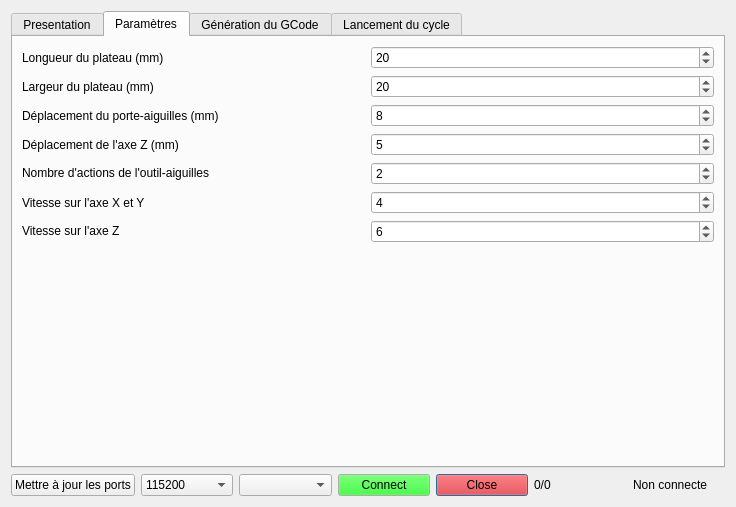
<?xml version="1.0" encoding="UTF-8"?>
<ui version="4.0">
 <class>Feutrage</class>
 <widget class="QWidget" name="Feutrage">
  <property name="geometry">
   <rect>
    <x>0</x>
    <y>0</y>
    <width>736</width>
    <height>507</height>
   </rect>
  </property>
  <property name="windowTitle">
   <string>Form</string>
  </property>
  <layout class="QGridLayout" name="gridLayout">
   <item row="2" column="0">
    <widget class="QPushButton" name="pb_refreshPorts">
     <property name="text">
      <string>Mettre à jour les ports</string>
     </property>
    </widget>
   </item>
   <item row="2" column="4">
    <widget class="QPushButton" name="pb_closePort">
     <property name="palette">
      <palette>
       <active>
        <colorrole role="WindowText">
         <brush brushstyle="SolidPattern">
          <color alpha="255">
           <red>0</red>
           <green>0</green>
           <blue>0</blue>
          </color>
         </brush>
        </colorrole>
        <colorrole role="Button">
         <brush brushstyle="SolidPattern">
          <color alpha="255">
           <red>255</red>
           <green>0</green>
           <blue>0</blue>
          </color>
         </brush>
        </colorrole>
        <colorrole role="Light">
         <brush brushstyle="SolidPattern">
          <color alpha="255">
           <red>255</red>
           <green>0</green>
           <blue>0</blue>
          </color>
         </brush>
        </colorrole>
        <colorrole role="Midlight">
         <brush brushstyle="SolidPattern">
          <color alpha="255">
           <red>212</red>
           <green>0</green>
           <blue>0</blue>
          </color>
         </brush>
        </colorrole>
        <colorrole role="Dark">
         <brush brushstyle="SolidPattern">
          <color alpha="255">
           <red>85</red>
           <green>0</green>
           <blue>0</blue>
          </color>
         </brush>
        </colorrole>
        <colorrole role="Mid">
         <brush brushstyle="SolidPattern">
          <color alpha="255">
           <red>113</red>
           <green>0</green>
           <blue>0</blue>
          </color>
         </brush>
        </colorrole>
        <colorrole role="Text">
         <brush brushstyle="SolidPattern">
          <color alpha="255">
           <red>0</red>
           <green>0</green>
           <blue>0</blue>
          </color>
         </brush>
        </colorrole>
        <colorrole role="BrightText">
         <brush brushstyle="SolidPattern">
          <color alpha="255">
           <red>255</red>
           <green>255</green>
           <blue>255</blue>
          </color>
         </brush>
        </colorrole>
        <colorrole role="ButtonText">
         <brush brushstyle="SolidPattern">
          <color alpha="255">
           <red>0</red>
           <green>0</green>
           <blue>0</blue>
          </color>
         </brush>
        </colorrole>
        <colorrole role="Base">
         <brush brushstyle="SolidPattern">
          <color alpha="255">
           <red>255</red>
           <green>255</green>
           <blue>255</blue>
          </color>
         </brush>
        </colorrole>
        <colorrole role="Window">
         <brush brushstyle="SolidPattern">
          <color alpha="255">
           <red>170</red>
           <green>0</green>
           <blue>0</blue>
          </color>
         </brush>
        </colorrole>
        <colorrole role="Shadow">
         <brush brushstyle="SolidPattern">
          <color alpha="255">
           <red>0</red>
           <green>0</green>
           <blue>0</blue>
          </color>
         </brush>
        </colorrole>
        <colorrole role="AlternateBase">
         <brush brushstyle="SolidPattern">
          <color alpha="255">
           <red>212</red>
           <green>127</green>
           <blue>127</blue>
          </color>
         </brush>
        </colorrole>
        <colorrole role="ToolTipBase">
         <brush brushstyle="SolidPattern">
          <color alpha="255">
           <red>255</red>
           <green>255</green>
           <blue>220</blue>
          </color>
         </brush>
        </colorrole>
        <colorrole role="ToolTipText">
         <brush brushstyle="SolidPattern">
          <color alpha="255">
           <red>0</red>
           <green>0</green>
           <blue>0</blue>
          </color>
         </brush>
        </colorrole>
       </active>
       <inactive>
        <colorrole role="WindowText">
         <brush brushstyle="SolidPattern">
          <color alpha="255">
           <red>0</red>
           <green>0</green>
           <blue>0</blue>
          </color>
         </brush>
        </colorrole>
        <colorrole role="Button">
         <brush brushstyle="SolidPattern">
          <color alpha="255">
           <red>255</red>
           <green>0</green>
           <blue>0</blue>
          </color>
         </brush>
        </colorrole>
        <colorrole role="Light">
         <brush brushstyle="SolidPattern">
          <color alpha="255">
           <red>255</red>
           <green>0</green>
           <blue>0</blue>
          </color>
         </brush>
        </colorrole>
        <colorrole role="Midlight">
         <brush brushstyle="SolidPattern">
          <color alpha="255">
           <red>212</red>
           <green>0</green>
           <blue>0</blue>
          </color>
         </brush>
        </colorrole>
        <colorrole role="Dark">
         <brush brushstyle="SolidPattern">
          <color alpha="255">
           <red>85</red>
           <green>0</green>
           <blue>0</blue>
          </color>
         </brush>
        </colorrole>
        <colorrole role="Mid">
         <brush brushstyle="SolidPattern">
          <color alpha="255">
           <red>113</red>
           <green>0</green>
           <blue>0</blue>
          </color>
         </brush>
        </colorrole>
        <colorrole role="Text">
         <brush brushstyle="SolidPattern">
          <color alpha="255">
           <red>0</red>
           <green>0</green>
           <blue>0</blue>
          </color>
         </brush>
        </colorrole>
        <colorrole role="BrightText">
         <brush brushstyle="SolidPattern">
          <color alpha="255">
           <red>255</red>
           <green>255</green>
           <blue>255</blue>
          </color>
         </brush>
        </colorrole>
        <colorrole role="ButtonText">
         <brush brushstyle="SolidPattern">
          <color alpha="255">
           <red>0</red>
           <green>0</green>
           <blue>0</blue>
          </color>
         </brush>
        </colorrole>
        <colorrole role="Base">
         <brush brushstyle="SolidPattern">
          <color alpha="255">
           <red>255</red>
           <green>255</green>
           <blue>255</blue>
          </color>
         </brush>
        </colorrole>
        <colorrole role="Window">
         <brush brushstyle="SolidPattern">
          <color alpha="255">
           <red>170</red>
           <green>0</green>
           <blue>0</blue>
          </color>
         </brush>
        </colorrole>
        <colorrole role="Shadow">
         <brush brushstyle="SolidPattern">
          <color alpha="255">
           <red>0</red>
           <green>0</green>
           <blue>0</blue>
          </color>
         </brush>
        </colorrole>
        <colorrole role="AlternateBase">
         <brush brushstyle="SolidPattern">
          <color alpha="255">
           <red>212</red>
           <green>127</green>
           <blue>127</blue>
          </color>
         </brush>
        </colorrole>
        <colorrole role="ToolTipBase">
         <brush brushstyle="SolidPattern">
          <color alpha="255">
           <red>255</red>
           <green>255</green>
           <blue>220</blue>
          </color>
         </brush>
        </colorrole>
        <colorrole role="ToolTipText">
         <brush brushstyle="SolidPattern">
          <color alpha="255">
           <red>0</red>
           <green>0</green>
           <blue>0</blue>
          </color>
         </brush>
        </colorrole>
       </inactive>
       <disabled>
        <colorrole role="WindowText">
         <brush brushstyle="SolidPattern">
          <color alpha="255">
           <red>85</red>
           <green>0</green>
           <blue>0</blue>
          </color>
         </brush>
        </colorrole>
        <colorrole role="Button">
         <brush brushstyle="SolidPattern">
          <color alpha="255">
           <red>255</red>
           <green>0</green>
           <blue>0</blue>
          </color>
         </brush>
        </colorrole>
        <colorrole role="Light">
         <brush brushstyle="SolidPattern">
          <color alpha="255">
           <red>255</red>
           <green>0</green>
           <blue>0</blue>
          </color>
         </brush>
        </colorrole>
        <colorrole role="Midlight">
         <brush brushstyle="SolidPattern">
          <color alpha="255">
           <red>212</red>
           <green>0</green>
           <blue>0</blue>
          </color>
         </brush>
        </colorrole>
        <colorrole role="Dark">
         <brush brushstyle="SolidPattern">
          <color alpha="255">
           <red>85</red>
           <green>0</green>
           <blue>0</blue>
          </color>
         </brush>
        </colorrole>
        <colorrole role="Mid">
         <brush brushstyle="SolidPattern">
          <color alpha="255">
           <red>113</red>
           <green>0</green>
           <blue>0</blue>
          </color>
         </brush>
        </colorrole>
        <colorrole role="Text">
         <brush brushstyle="SolidPattern">
          <color alpha="255">
           <red>85</red>
           <green>0</green>
           <blue>0</blue>
          </color>
         </brush>
        </colorrole>
        <colorrole role="BrightText">
         <brush brushstyle="SolidPattern">
          <color alpha="255">
           <red>255</red>
           <green>255</green>
           <blue>255</blue>
          </color>
         </brush>
        </colorrole>
        <colorrole role="ButtonText">
         <brush brushstyle="SolidPattern">
          <color alpha="255">
           <red>85</red>
           <green>0</green>
           <blue>0</blue>
          </color>
         </brush>
        </colorrole>
        <colorrole role="Base">
         <brush brushstyle="SolidPattern">
          <color alpha="255">
           <red>170</red>
           <green>0</green>
           <blue>0</blue>
          </color>
         </brush>
        </colorrole>
        <colorrole role="Window">
         <brush brushstyle="SolidPattern">
          <color alpha="255">
           <red>170</red>
           <green>0</green>
           <blue>0</blue>
          </color>
         </brush>
        </colorrole>
        <colorrole role="Shadow">
         <brush brushstyle="SolidPattern">
          <color alpha="255">
           <red>0</red>
           <green>0</green>
           <blue>0</blue>
          </color>
         </brush>
        </colorrole>
        <colorrole role="AlternateBase">
         <brush brushstyle="SolidPattern">
          <color alpha="255">
           <red>170</red>
           <green>0</green>
           <blue>0</blue>
          </color>
         </brush>
        </colorrole>
        <colorrole role="ToolTipBase">
         <brush brushstyle="SolidPattern">
          <color alpha="255">
           <red>255</red>
           <green>255</green>
           <blue>220</blue>
          </color>
         </brush>
        </colorrole>
        <colorrole role="ToolTipText">
         <brush brushstyle="SolidPattern">
          <color alpha="255">
           <red>0</red>
           <green>0</green>
           <blue>0</blue>
          </color>
         </brush>
        </colorrole>
       </disabled>
      </palette>
     </property>
     <property name="text">
      <string>Close</string>
     </property>
     <property name="default">
      <bool>true</bool>
     </property>
    </widget>
   </item>
   <item row="2" column="3">
    <widget class="QPushButton" name="pb_openPort">
     <property name="palette">
      <palette>
       <active>
        <colorrole role="Button">
         <brush brushstyle="SolidPattern">
          <color alpha="255">
           <red>0</red>
           <green>255</green>
           <blue>0</blue>
          </color>
         </brush>
        </colorrole>
        <colorrole role="Base">
         <brush brushstyle="SolidPattern">
          <color alpha="255">
           <red>0</red>
           <green>255</green>
           <blue>0</blue>
          </color>
         </brush>
        </colorrole>
       </active>
       <inactive>
        <colorrole role="Button">
         <brush brushstyle="SolidPattern">
          <color alpha="255">
           <red>0</red>
           <green>255</green>
           <blue>0</blue>
          </color>
         </brush>
        </colorrole>
        <colorrole role="Base">
         <brush brushstyle="SolidPattern">
          <color alpha="255">
           <red>0</red>
           <green>255</green>
           <blue>0</blue>
          </color>
         </brush>
        </colorrole>
       </inactive>
       <disabled>
        <colorrole role="Button">
         <brush brushstyle="SolidPattern">
          <color alpha="255">
           <red>0</red>
           <green>255</green>
           <blue>0</blue>
          </color>
         </brush>
        </colorrole>
        <colorrole role="Base">
         <brush brushstyle="SolidPattern">
          <color alpha="255">
           <red>252</red>
           <green>252</green>
           <blue>252</blue>
          </color>
         </brush>
        </colorrole>
       </disabled>
      </palette>
     </property>
     <property name="text">
      <string>Connect</string>
     </property>
     <property name="autoDefault">
      <bool>false</bool>
     </property>
     <property name="default">
      <bool>false</bool>
     </property>
     <property name="flat">
      <bool>false</bool>
     </property>
    </widget>
   </item>
   <item row="2" column="2">
    <widget class="QComboBox" name="cb_ports"/>
   </item>
   <item row="2" column="6">
    <widget class="QLabel" name="lbl_status">
     <property name="text">
      <string>Non connecte</string>
     </property>
    </widget>
   </item>
   <item row="1" column="0" colspan="7">
    <widget class="QTabWidget" name="tabWidget">
     <property name="currentIndex">
      <number>1</number>
     </property>
     <widget class="QWidget" name="tab">
      <attribute name="title">
       <string>Presentation</string>
      </attribute>
      <layout class="QGridLayout" name="gridLayout_5">
       <item row="1" column="0">
        <widget class="QLabel" name="lbl_title">
         <property name="sizePolicy">
          <sizepolicy hsizetype="Preferred" vsizetype="Maximum">
           <horstretch>0</horstretch>
           <verstretch>0</verstretch>
          </sizepolicy>
         </property>
         <property name="text">
          <string>&lt;html&gt;&lt;head/&gt;&lt;body&gt;&lt;p&gt;&lt;span style=&quot; font-size:16pt; font-weight:600;&quot;&gt;Feutrage de laine&lt;/span&gt;&lt;/p&gt;&lt;/body&gt;&lt;/html&gt;</string>
         </property>
        </widget>
       </item>
       <item row="2" column="0">
        <widget class="QLabel" name="lbl_purpose">
         <property name="sizePolicy">
          <sizepolicy hsizetype="Preferred" vsizetype="Maximum">
           <horstretch>0</horstretch>
           <verstretch>0</verstretch>
          </sizepolicy>
         </property>
         <property name="text">
          <string>&lt;html&gt;&lt;head/&gt;&lt;body&gt;&lt;p&gt;&lt;span style=&quot; font-size:12pt;&quot;&gt;Ce logiciel permet de lancer un cycle de feutrage.&lt;/span&gt;&lt;/p&gt;&lt;/body&gt;&lt;/html&gt;</string>
         </property>
        </widget>
       </item>
       <item row="3" column="0">
        <widget class="QScrollArea" name="scrollArea">
         <property name="widgetResizable">
          <bool>true</bool>
         </property>
         <widget class="QWidget" name="scrollAreaWidgetContents">
          <property name="geometry">
           <rect>
            <x>0</x>
            <y>0</y>
            <width>712</width>
            <height>812</height>
           </rect>
          </property>
          <layout class="QGridLayout" name="gridLayout_6">
           <item row="0" column="0">
            <widget class="QLabel" name="lbl_image">
             <property name="text">
              <string/>
             </property>
             <property name="pixmap">
              <pixmap>img/cycle.png</pixmap>
             </property>
            </widget>
           </item>
          </layout>
         </widget>
        </widget>
       </item>
      </layout>
     </widget>
     <widget class="QWidget" name="tab_2">
      <attribute name="title">
       <string>Paramètres</string>
      </attribute>
      <layout class="QGridLayout" name="gridLayout_4">
       <item row="0" column="0">
        <widget class="QLabel" name="lbl_y">
         <property name="text">
          <string>Longueur du plateau (mm)</string>
         </property>
        </widget>
       </item>
       <item row="0" column="1">
        <widget class="QSpinBox" name="sb_y">
         <property name="maximum">
          <number>300</number>
         </property>
         <property name="value">
          <number>20</number>
         </property>
        </widget>
       </item>
       <item row="1" column="0">
        <widget class="QLabel" name="lbl_x">
         <property name="text">
          <string>Largeur du plateau (mm)</string>
         </property>
        </widget>
       </item>
       <item row="1" column="1">
        <widget class="QSpinBox" name="sb_x">
         <property name="minimum">
          <number>0</number>
         </property>
         <property name="maximum">
          <number>300</number>
         </property>
         <property name="value">
          <number>20</number>
         </property>
        </widget>
       </item>
       <item row="2" column="0">
        <widget class="QLabel" name="lbl_step">
         <property name="text">
          <string>Déplacement du porte-aiguilles (mm)</string>
         </property>
        </widget>
       </item>
       <item row="2" column="1">
        <widget class="QSpinBox" name="sb_step">
         <property name="value">
          <number>8</number>
         </property>
        </widget>
       </item>
       <item row="3" column="0">
        <widget class="QLabel" name="lbl_move_z">
         <property name="text">
          <string>Déplacement de l'axe Z (mm)</string>
         </property>
        </widget>
       </item>
       <item row="3" column="1">
        <widget class="QSpinBox" name="sb_axis_z">
         <property name="value">
          <number>5</number>
         </property>
        </widget>
       </item>
       <item row="5" column="0">
        <widget class="QLabel" name="lbl_speed_xy">
         <property name="text">
          <string>Vitesse sur l'axe X et Y</string>
         </property>
        </widget>
       </item>
       <item row="5" column="1">
        <widget class="QSpinBox" name="sb_speed">
         <property name="maximum">
          <number>8</number>
         </property>
         <property name="value">
          <number>4</number>
         </property>
        </widget>
       </item>
       <item row="4" column="0">
        <widget class="QLabel" name="lbl_actions">
         <property name="sizePolicy">
          <sizepolicy hsizetype="Preferred" vsizetype="Maximum">
           <horstretch>0</horstretch>
           <verstretch>0</verstretch>
          </sizepolicy>
         </property>
         <property name="text">
          <string>Nombre d'actions de l'outil-aiguilles </string>
         </property>
        </widget>
       </item>
       <item row="4" column="1">
        <widget class="QSpinBox" name="sb_passages">
         <property name="maximum">
          <number>20</number>
         </property>
         <property name="value">
          <number>2</number>
         </property>
        </widget>
       </item>
       <item row="6" column="0">
        <widget class="QLabel" name="lbl_speed_z">
         <property name="sizePolicy">
          <sizepolicy hsizetype="Preferred" vsizetype="Maximum">
           <horstretch>0</horstretch>
           <verstretch>0</verstretch>
          </sizepolicy>
         </property>
         <property name="text">
          <string>Vitesse sur l'axe Z</string>
         </property>
        </widget>
       </item>
       <item row="6" column="1">
        <widget class="QSpinBox" name="sb_speed_z">
         <property name="maximum">
          <number>10</number>
         </property>
         <property name="value">
          <number>6</number>
         </property>
        </widget>
       </item>
       <item row="7" column="0">
        <spacer name="verticalSpacer">
         <property name="orientation">
          <enum>Qt::Vertical</enum>
         </property>
         <property name="sizeHint" stdset="0">
          <size>
           <width>20</width>
           <height>40</height>
          </size>
         </property>
        </spacer>
       </item>
      </layout>
     </widget>
     <widget class="QWidget" name="tab_3">
      <attribute name="title">
       <string>Génération du GCode</string>
      </attribute>
      <layout class="QGridLayout" name="gridLayout_2">
       <item row="0" column="0">
        <widget class="QPushButton" name="pb_generateGCode">
         <property name="enabled">
          <bool>false</bool>
         </property>
         <property name="text">
          <string>Générer le GCode</string>
         </property>
        </widget>
       </item>
       <item row="1" column="0">
        <widget class="QPlainTextEdit" name="pte_displayGCode">
         <property name="undoRedoEnabled">
          <bool>false</bool>
         </property>
        </widget>
       </item>
      </layout>
     </widget>
     <widget class="QWidget" name="tab_4">
      <attribute name="title">
       <string>Lancement du cycle</string>
      </attribute>
      <layout class="QGridLayout" name="gridLayout_3">
       <item row="0" column="1">
        <widget class="QPushButton" name="pb_start">
         <property name="enabled">
          <bool>false</bool>
         </property>
         <property name="text">
          <string>Lancer</string>
         </property>
        </widget>
       </item>
       <item row="0" column="0">
        <widget class="QPushButton" name="pb_clear">
         <property name="text">
          <string>Effacer</string>
         </property>
        </widget>
       </item>
       <item row="1" column="0" colspan="2">
        <widget class="QPlainTextEdit" name="pte_gcodeReturn">
         <property name="readOnly">
          <bool>true</bool>
         </property>
        </widget>
       </item>
      </layout>
     </widget>
    </widget>
   </item>
   <item row="2" column="1">
    <widget class="QComboBox" name="cb_bauds">
     <item>
      <property name="text">
       <string>115200</string>
      </property>
     </item>
     <item>
      <property name="text">
       <string>9600</string>
      </property>
     </item>
    </widget>
   </item>
   <item row="2" column="5">
    <widget class="QLabel" name="lbl_lines">
     <property name="text">
      <string>0/0</string>
     </property>
    </widget>
   </item>
  </layout>
 </widget>
 <resources/>
 <connections/>
</ui>
